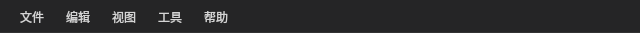
<?xml version="1.0" encoding="UTF-8"?>
<ui version="4.0">
 <class>MainMenuBar</class>
 <widget class="QMenuBar" name="MainMenuBar">
  <property name="geometry">
   <rect>
    <x>0</x>
    <y>0</y>
    <width>640</width>
    <height>33</height>
   </rect>
  </property>
  <property name="sizePolicy">
   <sizepolicy hsizetype="MinimumExpanding" vsizetype="Preferred">
    <horstretch>0</horstretch>
    <verstretch>0</verstretch>
   </sizepolicy>
  </property>
  <property name="minimumSize">
   <size>
    <width>0</width>
    <height>30</height>
   </size>
  </property>
  <property name="windowTitle">
   <string>MenuBar</string>
  </property>
  <property name="styleSheet">
   <string notr="true">
/* 菜单栏整体样式 */
QMenuBar {
    background-color: #252526;  /* 深灰背景 */
    color: #d4d4d4;					 /* 浅灰文字 */
    spacing: 8px;
    padding: 5px 5px;
    border-bottom: 1px solid #333333;  /* 底部边框线 */
}
/* 菜单项悬停/选中状态 */
QMenuBar::item {
    padding: 3px 5px;		/* 增加内边距 */
	margin: 0 2px;		 	/* 项之间的间距 */
    border-radius: 3px;
    background-color: transparent;
}
/* 鼠标悬停效果 */
QMenuBar::item:hover {
    background-color: #3e3e42;       /* 悬停背景色 */
    color: #ffffff;                 			 /* 悬停文字颜色 */
}
/* 选中/激活状态 */
QMenuBar::item:selected, 
QMenuBar::item:pressed {
    background-color: rgba(122, 122, 122, 180);
    color: #ffffff;
}
/* 禁用状态 */
QMenuBar::item:disabled {
    color: #656565;
}
/* 下拉箭头样式 */
QMenuBar::item:menu-indicator {
    image: none;  /* 隐藏默认箭头 */
}


/* 下拉菜单样式 */
QMenu {
    background-color: #2d2d2d;
    border: 1px solid #454545;
    color: #d4d4d4;
    padding: 5px;
}
QMenu::item {
    height: 20px;                 /* 固定高度（可选） */
    min-height: 20px;             /* 最小高度（推荐） */
	min-width: 100px;
	padding: 5px 10px 5px 30px;            /* 上下 5px，左右 20px */
	margin: 2px 0;                /* 上下间距 2px，左右 0 */
    background-color: transparent; /* 默认透明 */
	border-radius: 5px
}
QMenu::item:selected {
    background-color: #2e436e;
    color: white;
}
QMenu::separator {
    height: 1px;
    background: #454545;
    margin: 4px 0;
}</string>
  </property>
  <widget class="QMenu" name="menu_file">
   <property name="title">
    <string>文件</string>
   </property>
   <addaction name="action_new"/>
   <addaction name="action_open"/>
   <addaction name="action_save"/>
   <addaction name="action_save_as"/>
   <addaction name="action_print"/>
   <addaction name="action_exit"/>
  </widget>
  <widget class="QMenu" name="menu_edit">
   <property name="title">
    <string>编辑</string>
   </property>
   <addaction name="action_undo"/>
   <addaction name="action_redo"/>
   <addaction name="action_cut"/>
   <addaction name="action_copy"/>
   <addaction name="action_paste"/>
  </widget>
  <widget class="QMenu" name="menu_view">
   <property name="title">
    <string>视图</string>
   </property>
  </widget>
  <widget class="QMenu" name="menu_tools">
   <property name="title">
    <string>工具</string>
   </property>
  </widget>
  <widget class="QMenu" name="menu_help">
   <property name="title">
    <string>帮助</string>
   </property>
  </widget>
  <action name="action_new">
   <property name="text">
    <string>new</string>
   </property>
  </action>
  <action name="action_open">
   <property name="text">
    <string>open</string>
   </property>
  </action>
  <action name="action_print">
   <property name="text">
    <string>print</string>
   </property>
  </action>
  <action name="action_exit">
   <property name="text">
    <string>exit</string>
   </property>
  </action>
  <action name="action_save">
   <property name="text">
    <string>save</string>
   </property>
   <property name="shortcut">
    <string>Ctrl+S</string>
   </property>
  </action>
  <action name="action_save_as">
   <property name="text">
    <string>save as</string>
   </property>
   <property name="shortcut">
    <string>Ctrl+Alt+S</string>
   </property>
   <property name="menuRole">
    <enum>QAction::TextHeuristicRole</enum>
   </property>
  </action>
  <action name="action_undo">
   <property name="text">
    <string>undo</string>
   </property>
   <property name="shortcut">
    <string>Ctrl+Shift+Z</string>
   </property>
  </action>
  <action name="action_redo">
   <property name="text">
    <string>redo</string>
   </property>
   <property name="shortcut">
    <string>Ctrl+Z</string>
   </property>
  </action>
  <action name="action_cut">
   <property name="text">
    <string>cut</string>
   </property>
   <property name="shortcut">
    <string>Ctrl+X</string>
   </property>
  </action>
  <action name="action_copy">
   <property name="text">
    <string>copy</string>
   </property>
   <property name="shortcut">
    <string>Ctrl+C</string>
   </property>
  </action>
  <action name="action_paste">
   <property name="text">
    <string>paste</string>
   </property>
   <property name="shortcut">
    <string>Ctrl+V</string>
   </property>
  </action>
  <addaction name="menu_file"/>
  <addaction name="menu_edit"/>
  <addaction name="menu_view"/>
  <addaction name="menu_tools"/>
  <addaction name="menu_help"/>
 </widget>
 <resources/>
 <connections/>
</ui>
